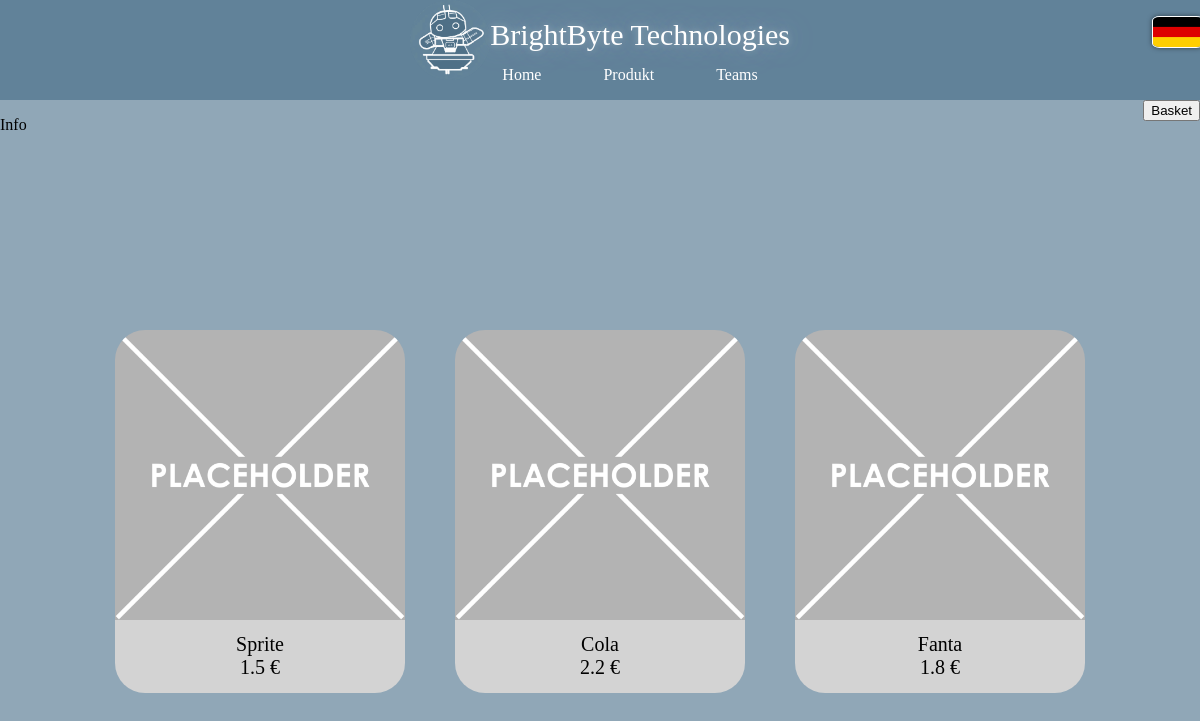
The page /order-demo.php on the database its author committed.
### tables this page shows
CREATE TABLE `items` (
  `id` int(11) NOT NULL,
  `itemCategoryId` int(11) NOT NULL,
  `itemName` varchar(50) NOT NULL,
  `itemDesc` varchar(255) NOT NULL,
  `itemPrice` float(6,2) NOT NULL
);

### order-demo.php (the view, shortened to what this page needs)
<?php
$servername = "localhost";
$dbusername = "root";
$dbpassword = "";
$dbname = "bevbot";
$connection = new mysqli($servername, $dbusername, $dbpassword, $dbname);
$sql = "SELECT * FROM items";
$stmt1 = $connection->prepare($sql);
$stmt1->execute();
$result = $stmt1->get_result();
$itemInfo = array();
while ($row = $result->fetch_assoc()) {
    $itemInfo[] = array(
        "itemId" => $row["id"],
        "itemCategoryId" => $row["itemCategoryId"],
        "itemName" => $row["itemName"],
        "itemDesc" => $row["itemDesc"],
        "itemPrice" => $row["itemPrice"]
    );
}
?>
<!Doctype HTML>
<html>
<head>
</head>
<body>
    <?php include('includes/navbar/navbar.php') ?>
    <div class="order-nav">
        <div class="info">
            <p>Info</p>
        </div>
        <div class="order-basket">
            <button>Basket</button>
        </div>
    </div>
    <div class="menu-items">
        <?php foreach ($itemInfo as $item) : ?>
            <?php
            $name = $item['itemName'];
            $price = $item['itemPrice'];
            ?>
            <div class="item">
                <div class="content-top">
                    <img src="pictures/placeholder.png" class="item-image">
                </div>
                <div class="content-bottom">
                    <p class="item-name"><?= "$name <br> $price €" ?></p>
                </div>
            </div>
        <?php endforeach; ?>
    </div>
</body>
</html>

### css/root.css (style rules this page uses)
:root { --logocolor: #618299; --logocolor-dark: #435B6B; --logocolor-light: #90A7B7; --border-radius: .5rem; }

### css/oder-demo-style.css (style rules this page uses)
body { background-color: var(--logocolor-light); }
.info, .order-basket { display: inline-block; }
.order-basket { float: right; color: var(--logocolor-dark); border: none; }
.menu-items { display: flex; flex-wrap: wrap; justify-content: center; margin-left: auto; margin-right: auto; padding-top: 15%; width: 90%; max-width: 1000px; height: auto; }
.item { width: calc((100% - 5% * 2) / 3 - 1%); box-sizing: border-box; margin-bottom: 5%; cursor: pointer; }
.item:nth-child(3n + 1) { margin-right: 5%; }
.item:nth-child(3n) { margin-left: 5%; }
.content-top { width: 100%; }
.item-image { width: 100%; height: auto; border-top-left-radius: 30px; border-top-right-radius: 30px; }
.content-bottom { text-align: center; margin-top: -2%; }
.item-name { display: block; background-color: lightgray; border-bottom-left-radius: 30px; border-bottom-right-radius: 30px; height: 100%; margin: 0; padding-top: 5%; padding-bottom: 5%; font-size: 20px; }

### includes/navbar/navbar-style.css (style rules this page uses)
body { margin: 0; padding: 0; }

### rows shown on the page
items: itemName "Sprite", itemPrice "1.5"
items: itemName "Cola", itemPrice "2.2"
items: itemName "Fanta", itemPrice "1.8"
